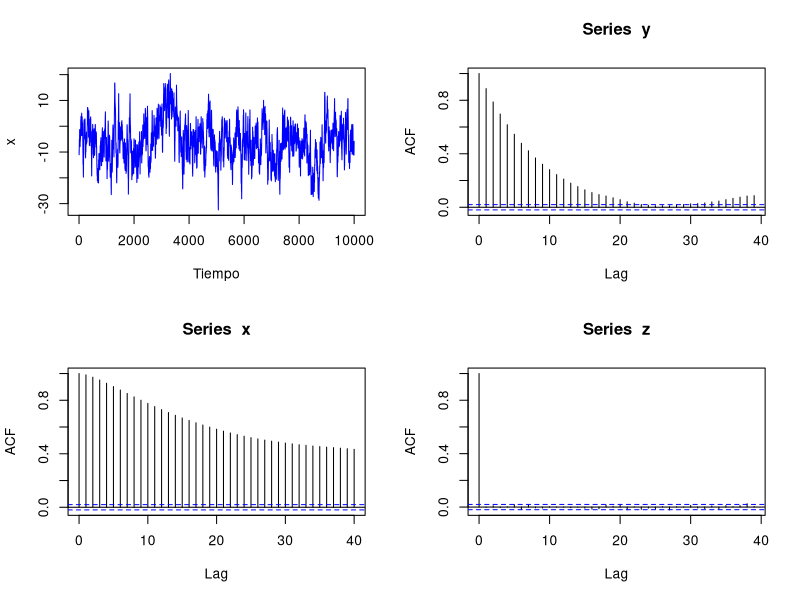
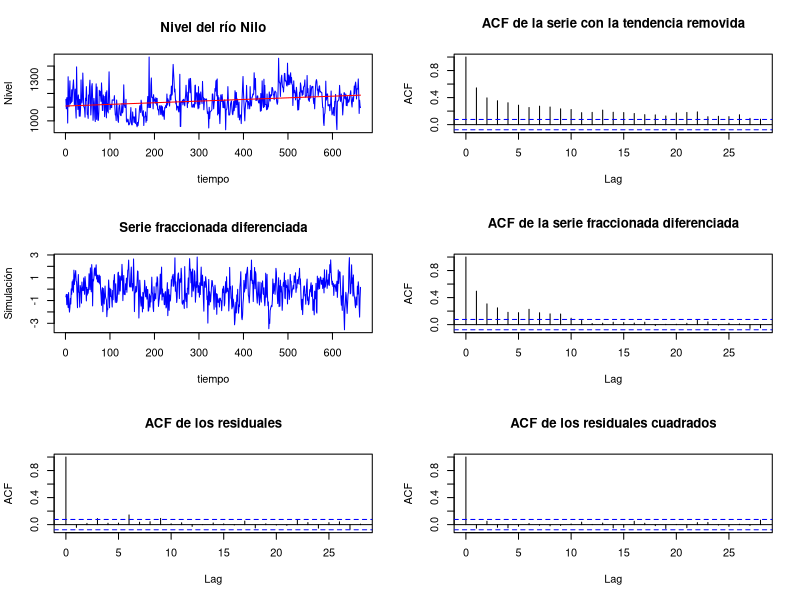
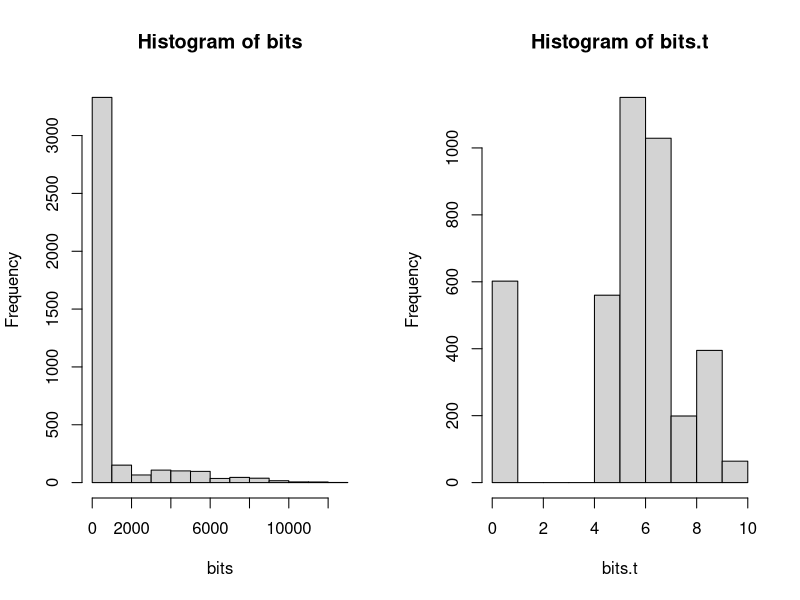
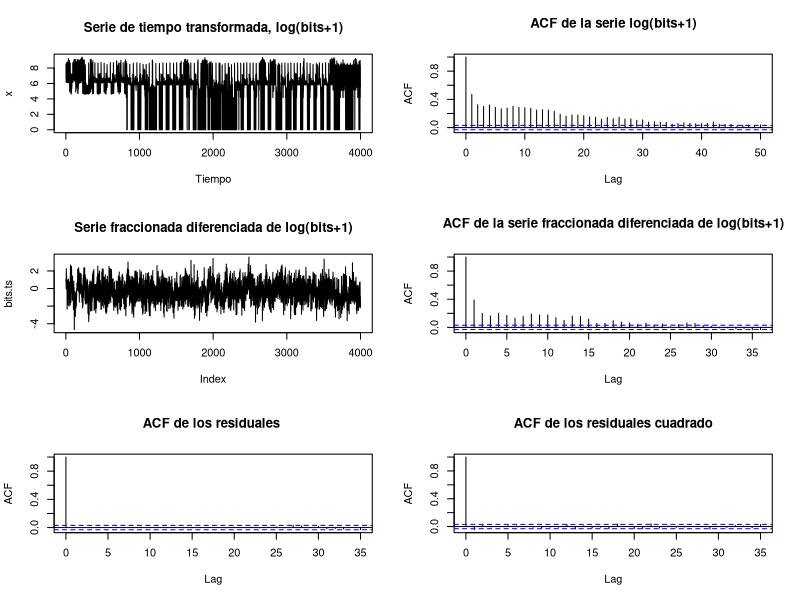
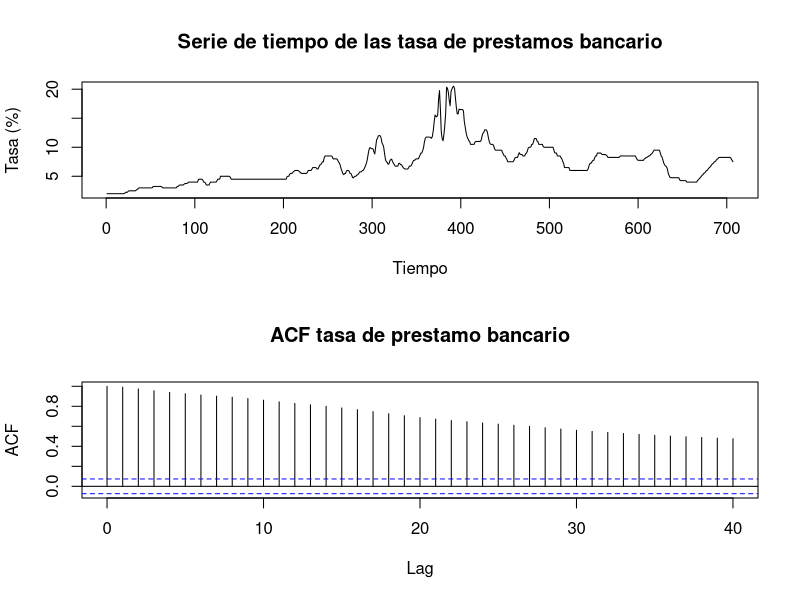
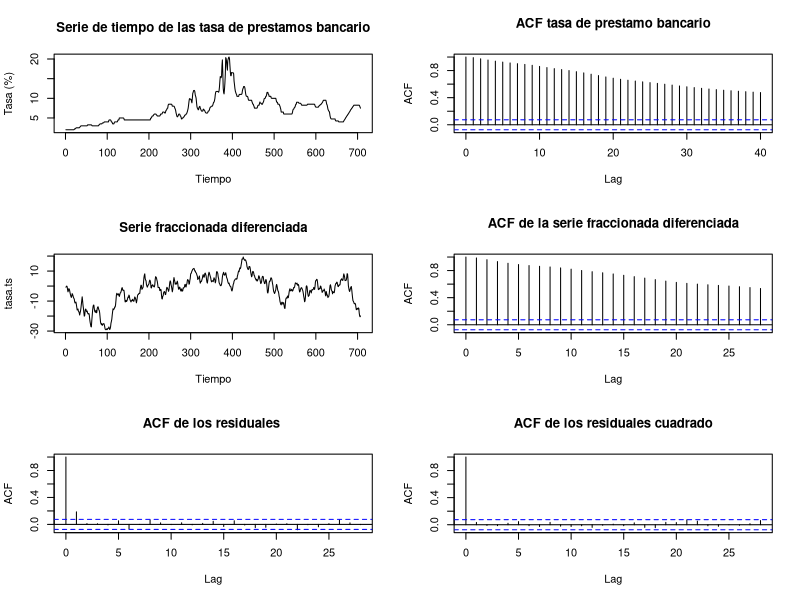
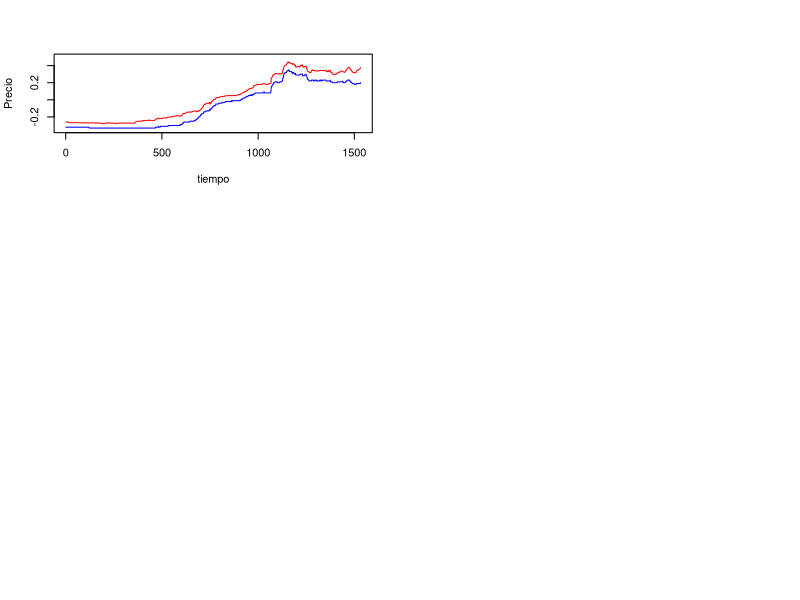
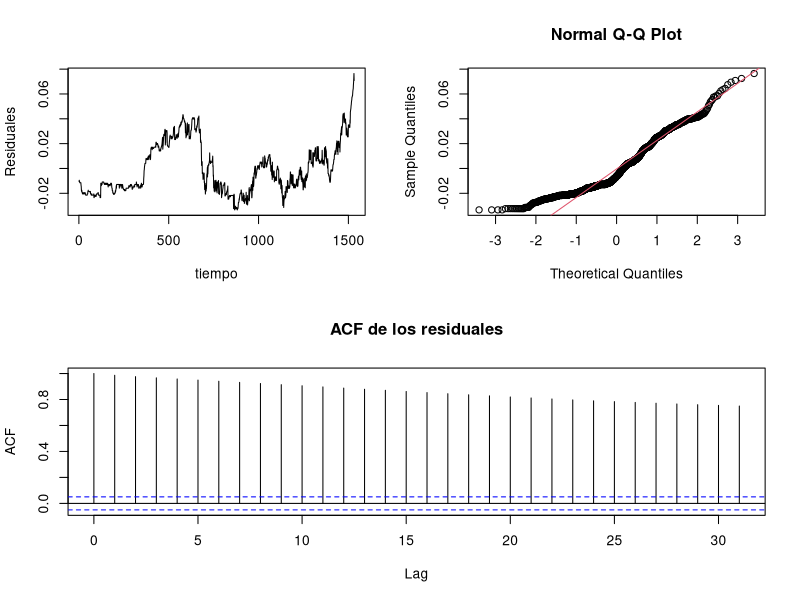

These charts were generated, in order, by the following R code: (Note: this script raises an error after producing the figures.)
## ---- chunk 1
cf=rep(40)
d=0.45
cf[1]=-d
for (i in 1:39) cf[i+1]=-cf[i]*(d-i)/(i+1)
## ---- chunk 2
library(fracdiff)
set.seed(1)
fds.sim=fracdiff.sim(10000,ar=0.9,d=0.4)
x=fds.sim$series
fds.fit=fracdiff(x,nar = 1)
## ---- chunk 3
n <- length(x)
L <- 30
d <- fds.fit$d
fdc <- d
fdc[1] <- fdc
# Calculo de los coeficientes
for (k in 2:L) fdc[k] <- fdc[k-1] * (d+1-k) / k
y <- rep(0, L)
# Calculo de la serie fraccionadamente diferenciada
for (i in (L+1):n) {
  csm <- x[i]
  for (j in 1:L) csm <- csm + ((-1)^j) * fdc[j] * x[i-j]
  y[i] <- csm
}
y <- y[(L+1):n]
z.ar <- ar(y)
ns <- 1 + z.ar$order
z <- z.ar$res [ns:length(y)]
# Graficos
par(mfcol = c(2, 2))
plot(as.ts(x), ylab = "x", xlab="Tiempo", col="blue")
acf(x) ; acf(y) ; acf(z)
## ---- chunk 4
# Resumen
summary(fds.fit)
## ---- chunk 5
Nilo=read.table("data/Nilemin.txt", header = T)
# Variables
Nivel=Nilo$Depth
n=length(Nivel)
tiempo=seq(1:n)
# Regresion linela para removver la tendencia
y=lm(Nivel~tiempo, Nilo)
summary(y)
reg=y$coefficients[1]+y$coefficients[2]*tiempo
Nilo.det=Nivel-reg
# Ajuste de la serie fraccionada diferenciada
Nilo.frac=fracdiff(Nilo.det, nar = 1)
summary(Nilo.frac)
# Simulacion de la serie fraccionada diferenciada
Nilo.sim=fracdiff.sim(n,ar=Nilo.frac$ar,d=Nilo.frac$d)
Nilo.sim.ts=Nilo.sim$series
# Modelo AR(1) para conseguir los residuales
Nilo.ar=ar(Nilo.sim.ts,order.max = 1)
Nilo.resid=Nilo.ar$resid[2:n]
## ---- chunk 6
par(mfrow=c(3,2))
plot(tiempo,Nivel, type="l", col="blue", main="Nivel del río Nilo")
lines(tiempo,y$coefficients[1]+y$coefficients[2]*tiempo,col="red")
acf(Nilo.det, main="ACF de la serie con la tendencia removida")
plot(tiempo,Nilo.sim.ts, type="l", col="blue", ylab="Simulación", main="Serie fraccionada diferenciada")
acf(Nilo.sim.ts, main="ACF de la serie fraccionada diferenciada")
acf(Nilo.resid, main="ACF de los residuales")
acf(Nilo.resid^2, main="ACF de los residuales cuadrados")
## ---- chunk 7
LAN=read.table("data/LAN.txt", header = T)
bits=LAN$bits
# Transformacion log(bits+1)
bits.t=log(bits+1)
# Histogramas
par(mfrow=c(1,2))
hist(bits)
hist(bits.t)
# Ajuste de un modelo FARIMA con d=48
bits.frac=fracdiff(bits.t,nar=48)
summary(bits.frac)
# simulacion del proceso FARIMA
bits.sim=fracdiff.sim(length(bits),ar=bits.frac$ar, d=bits.frac$d)
bits.ts=bits.sim$series
# Modelo AR(26) para conseguir los residuales
bits.ar=ar(bits.ts,order.max = 26)
bits.resid=bits.ar$resid
# Graficos
par(mfrow=c(3,2))
plot(bits.t, type="l", main = "Serie de tiempo transformada, log(bits+1)", xlab = "Tiempo", ylab = "x")
acf(bits.t, lag.max = 50, main="ACF de la serie log(bits+1)")
plot(bits.ts, type = "l", main = "Serie fraccionada diferenciada de log(bits+1)")
acf(bits.ts, main="ACF de la serie fraccionada diferenciada de log(bits+1)")
acf(bits.resid[27:4000], main="ACF de los residuales ")
acf(bits.resid[27:4000]^2, main="ACF de los residuales cuadrado")
## ---- chunk 8
TPB=read.table("data/mprime.txt",header = T)
tasa=TPB$Interest
# Graficos
par(mfrow=c(2,1))
plot(tasa, type = "l", xlab = "Tiempo", ylab="Tasa (%)", main="Serie de tiempo de las tasa de prestamos bancario")
acf(tasa,lag.max = 40, main="ACF tasa de prestamo bancario")
# Ajuste de un modelo FARIMA con d=30
tasa.frac=fracdiff(tasa,nar=30)
summary(tasa.frac)
# simulacion del proceso FARIMA
tasa.sim=fracdiff.sim(length(tasa),ar=tasa.frac$ar, d=tasa.frac$d)
tasa.ts=tasa.sim$series
# Modelo AR(17) para conseguir los residuales
tasa.ar=ar(tasa.ts,order.max = 17)
tasa.resid=tasa.ar$resid

## ---- chunk 9
par(mfrow=c(3,2))
plot(tasa, type = "l", xlab="Tiempo", ylab="Tasa (%)",
     main="Serie de tiempo de las tasa de prestamos bancario")
acf(tasa,lag.max = 40, main="ACF tasa de prestamo bancario")
plot(tasa.ts, type = "l", xlab="Tiempo", main = "Serie fraccionada diferenciada")
acf(tasa.ts, main="ACF de la serie fraccionada diferenciada")
acf(tasa.resid[18:707], main="ACF de los residuales ")
acf(tasa.resid[18:707]^2, main="ACF de los residuales cuadrado")
## ---- chunk 10
# Series EURIBOR a 3 y 6 meses de plazo
r3t=read.table("data/EURIBOR-3m.txt", header = F)
r6t=read.table("data/EURIBOR-6m.txt", header = F)
# Grafico
plot(r3t$V2, type = "l", col="blue", ylab = "Precio", xlab = "tiempo", ylim=c(-0.35,0.5))
lines(r6t$V2, col="red")
## ---- chunk 11
# Regresion
yt=lm(r6t$V2~r3t$V2, data = r3t[,2:3])
summary(yt)
## ---- chunk 12
# Residuales
m<-matrix(c(1,2,3,3),2,2,byrow=TRUE)
layout(m)
plot(yt$residuals, type = "l", ylab = "Residuales", xlab = "tiempo")
qqnorm(yt$residuals);qqline(yt$residuals, col=2)
acf(yt$residuals, main="ACF de los residuales")
## ---- chunk 13
# Diferencias
d3t=diff(r3t$V2)
d6t=diff(r6t$V2)
# Grafico diff
par(mfrow=c(2,1))
plot(d3t, type = "l", ylab = "Diferencias", xlab = "tiempo")
plot(d6t, type = "l", ylab = "Diferencias", xlab = "tiempo")
# Regresion diff
data.diff=as.data.frame(cbind(d3t,diff(r3t$V3)))
dyt=lm(d6t~d3t, data = data.diff)
summary(dyt)
# Residuales diff
m<-matrix(c(1,2,3,3),2,2,byrow=TRUE)
layout(m)
plot(dyt$residuals, type = "l", ylab = "Residuales", xlab = "tiempo")
qqnorm(dyt$residuals);qqline(dyt$residuals, col=2)
acf(dyt$residuals, main="ACF de los residuales")
